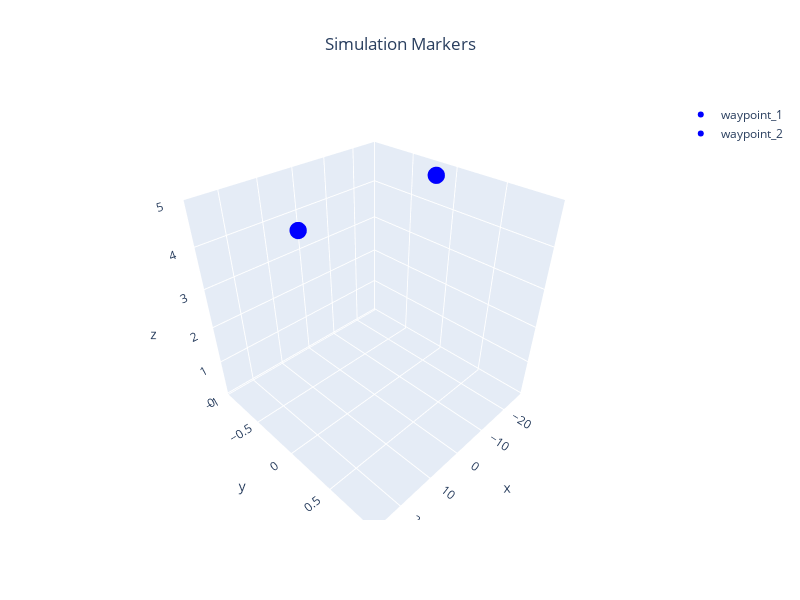

The notebook cell this image was saved under:
### Markdown cell above
## Visualization Parameters

### Code cell
waypoints = {f'waypoint_{i+1}': {'pos':global_paths[0],'color':'blue'} for i in range(n_vehicles)}
plot_3d_interactive(waypoints,title='Simulation Markers',expand=[0.2,0.2,0.6],ground=-0.05)

### Figure 1 — Plotly figure (JSON) as saved in the notebook; plotly's stock layout.template omitted (floating-point values rounded to 4 significant figures)
{"data": [{"marker": {"color": "blue", "size": 6}, "mode": "markers", "name": "waypoint_1", "type": "scatter3d", "x": [-20, 20], "y": [0, 0], "z": [5, 5]}, {"marker": {"color": "blue", "size": 6}, "mode": "markers", "name": "waypoint_2", "type": "scatter3d", "x": [-20, 20], "y": [0, 0], "z": [5, 5]}], "layout": {"height": 600, "scene": {"xaxis": {"range": [-28, 28], "title": {"text": "x"}}, "yaxis": {"range": [0, 0], "title": {"text": "y"}}, "zaxis": {"range": [-0.05, 5], "title": {"text": "z"}}}, "showlegend": true, "title": {"text": "Simulation Markers", "x": 0.5, "xanchor": "center"}, "width": 800}}
